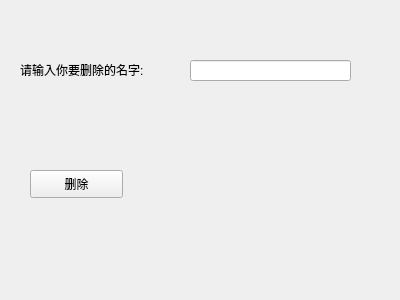
<?xml version="1.0" encoding="UTF-8"?>
<ui version="4.0">
 <class>Widget</class>
 <widget class="QWidget" name="Widget">
  <property name="geometry">
   <rect>
    <x>0</x>
    <y>0</y>
    <width>400</width>
    <height>300</height>
   </rect>
  </property>
  <property name="windowTitle">
   <string>Widget</string>
  </property>
  <widget class="QPushButton" name="pushButton">
   <property name="geometry">
    <rect>
     <x>30</x>
     <y>170</y>
     <width>93</width>
     <height>28</height>
    </rect>
   </property>
   <property name="text">
    <string>删除</string>
   </property>
  </widget>
  <widget class="QLabel" name="label">
   <property name="geometry">
    <rect>
     <x>20</x>
     <y>60</y>
     <width>161</width>
     <height>20</height>
    </rect>
   </property>
   <property name="text">
    <string>请输入你要删除的名字:</string>
   </property>
  </widget>
  <widget class="QLineEdit" name="lineEdit">
   <property name="geometry">
    <rect>
     <x>190</x>
     <y>60</y>
     <width>161</width>
     <height>21</height>
    </rect>
   </property>
  </widget>
 </widget>
 <layoutdefault spacing="6" margin="11"/>
 <resources/>
 <connections/>
</ui>
